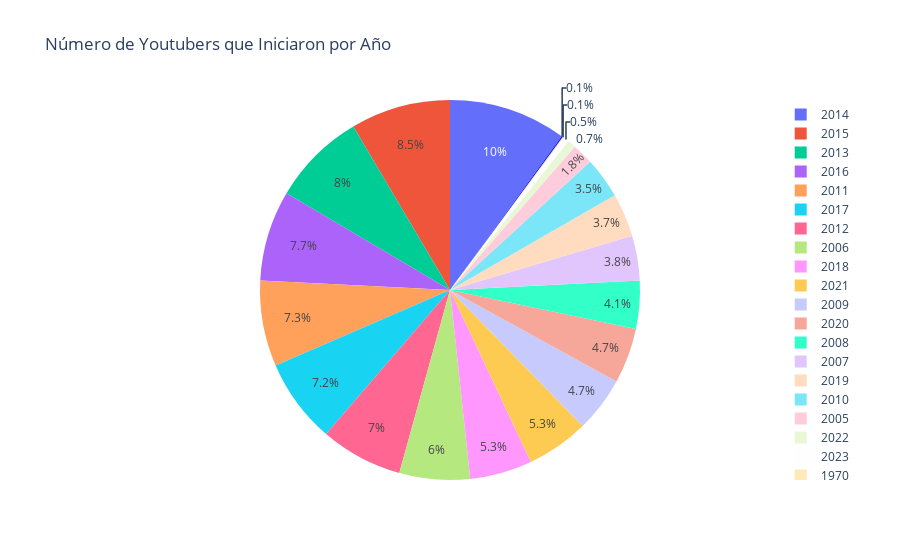

Notebook cell for this chart:
### Markdown cell above
Se puede desmentir la teoría de que publicar más videos garantiza mayor popularidad en YouTube. Los datos sugieren que los usuarios consumen contenido basado en sus intereses y preferencias personales. Un ejemplo de esto es el canal TV9, que ha subido una gran cantidad de contenido debido a su naturaleza como canal de televisión y noticias en India. Aunque TV9 puede ser popular a nivel nacional, no todos los usuarios globales están interesados en las noticias de ese país, lo que limita su popularidad internacional.

### Code cell
# Contar el número de Youtubers que iniciaron en cada año
started_counts = df['started'].value_counts().reset_index()


fig = px.pie(started_counts, 
             names='started', 
             values='count', 
             title='Número de Youtubers que Iniciaron por Año')
# Mostrar el gráfico
fig.show()

### Figure 1 — Plotly figure (JSON) as saved in the notebook; plotly's stock layout.template omitted (floating-point values rounded to 4 significant figures)
{"data": [{"domain": {"x": [0, 1], "y": [0, 1]}, "hovertemplate": "started=%{label}<br>count=%{value}<extra></extra>", "labels": [2014, 2015, 2013, 2016, 2011, 2017, 2012, 2006, 2018, 2021, 2009, 2020, 2008, 2007, 2019, 2010, 2005, 2022, 2023, 1970, 2024], "legendgroup": "", "name": "", "showlegend": true, "type": "pie", "values": [100, 85, 80, 77, 73, 72, 70, 60, 53, 53, 47, 47, 41, 38, 37, 35, 18, 7, 5, 1, 1]}], "layout": {"legend": {"tracegroupgap": 0}, "title": {"text": "Número de Youtubers que Iniciaron por Año"}}}
